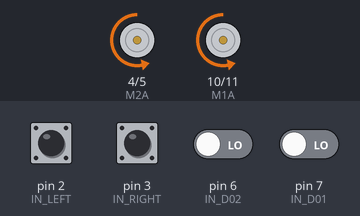
Bench run of a sketch on a simulated Arduino Uno, built with avr-gcc and run on an emulated ATmega328P. On the bench: motor-driver pin pairs drawn as motors (green arrow = first pin HIGH = forward, orange = second pin HIGH = backward, longer = more drive). The inputs (shaded band) are chosen by the test bench; at power-on: pin 2 (IN_LEFT), pin 3 (IN_RIGHT), pin 6 (IN_D02), pin 7 (IN_D01) LOW.

Above: at 1.2 s.
1.3 s: pin 2 (IN_LEFT) pulled HIGH for 0.15 s
At 2.3 s:
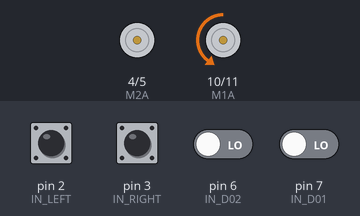
2.9 s: pin 3 (IN_RIGHT) pulled HIGH for 0.15 s
At 3.5 s:
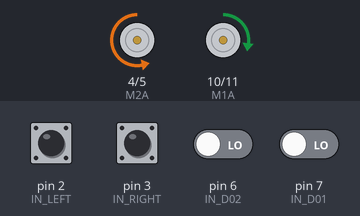
4.5 s: pin 6 (IN_D02) driven HIGH
At 5.7 s:
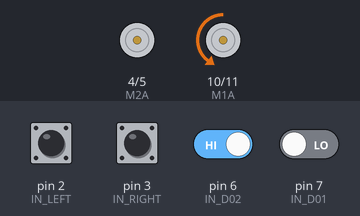
6.0 s: pin 6 (IN_D02) driven LOW
At 7.1 s:
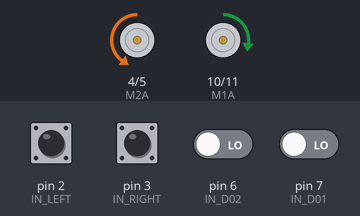
7.5 s: pin 2 (IN_LEFT) pulled HIGH for 1 s
At 8.2 s:
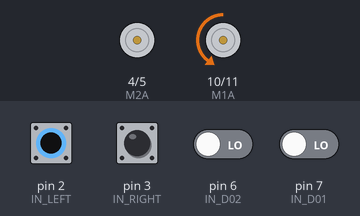
Timing chart, 0 to 10.5 s (numbered marks = the images above; inputs shaded):
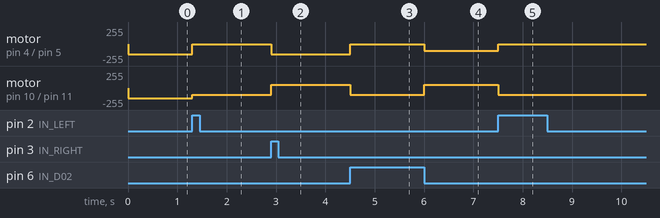

Measured:
- after the input at 1.3 s, motor on pin 4 (M2A) / pin 5 (M2B): backward 150/255 → stopped at once; motor on pin 10 (M1A) / pin 11 (M1B): backward 150/255 → backward 100/255 at once
- after the input at 2.9 s, motor on pin 4 (M2A) / pin 5 (M2B): stopped → backward 150/255 at once; motor on pin 10 (M1A) / pin 11 (M1B): backward 100/255 → forward 50/255 at once
- after the input at 4.5 s, motor on pin 4 (M2A) / pin 5 (M2B): backward 150/255 → stopped at once; motor on pin 10 (M1A) / pin 11 (M1B): forward 50/255 → backward 100/255 at once
- after the input at 6.0 s, motor on pin 4 (M2A) / pin 5 (M2B): stopped → backward 100/255 at once; motor on pin 10 (M1A) / pin 11 (M1B): backward 100/255 → forward 50/255 at once
- after the input at 7.5 s, motor on pin 4 (M2A) / pin 5 (M2B): backward 100/255 → stopped at once; motor on pin 10 (M1A) / pin 11 (M1B): forward 50/255 → backward 100/255 at once

The sketch:

Four_Sensor.ino
```cpp
#define M1A 10 //M1A is connected to Arduino pin 2
#define M1B 11 //M1B is connected to Arduio pin 3
#define M2A 4 //M1A is connected to Arduino pin 4
#define M2B 5 //M1B is connected to Arduio pin 5

#define IN_D01 7
#define IN_D02 6


#define IN_RIGHT 3
#define IN_LEFT 2

//attachInterrupt(digitalPinToInterrupt(APin1), ATick, RISING);

bool courseComplete = false;
bool tr = false;
bool tl = false;

void setup()
{
  Serial.begin(9600);
  attachInterrupt(digitalPinToInterrupt(IN_RIGHT), tright, CHANGE);
  attachInterrupt(digitalPinToInterrupt(IN_LEFT), tleft, CHANGE);
  pinMode (M1A, OUTPUT);
  pinMode (M1B, OUTPUT);

  pinMode (M2A, OUTPUT);
  pinMode (M2B, OUTPUT);
}

void loop()
{
    bool value_D01 = digitalRead(IN_D01);
    bool value_D02 = digitalRead(IN_D02);

    if(value_D01)
    {
      tr=false;
    }
    if(value_D02)
    {
      tl=false;
    }

    if(courseComplete != true)
    {
      if((!value_D01  && !value_D02 )&&!(tr||tl))
    {
      int motor1Speed = 150;
      int motor2Speed = 150;

      //Both White

      analogWrite(M1A, 0); //Set M1A to ~10% PWM signal
      analogWrite(M1B, motor1Speed); //Set M1B to 0

      analogWrite(M2A, 0); //Set M2A to ~10% PWM signal
      analogWrite(M2B, motor2Speed); //Set M2B to 0
    }

    else if((!value_D01  && value_D02)||(tl))
    {
      int motor1Speed = 100;
      int motor2Speed = 50;

      //Left Black and Right White

      analogWrite(M1A, 0); //Set M1A to ~10% PWM signal
      analogWrite(M1B, motor1Speed); //Set M1B to 0

      analogWrite(M2A, motor2Speed); //Set M2A to ~10% PWM signal
      analogWrite(M2B, 0); //Set M1B to 0
    }

    else if((value_D01  && !value_D02 )||(tr))
    {
      int motor1Speed = 50;
      int motor2Speed = 100;

      //Left White and Right Black

     analogWrite(M1A, motor1Speed); //Set M1A to ~10% PWM signal
     analogWrite(M1B, 0); //Set M1B to 0

     analogWrite(M2A, 0); //Set M2A to ~10% PWM signal
     analogWrite(M2B, motor2Speed); //Set M2B to 0
   }

   else if(!value_D01 && !value_D02)
   {
     //Both Black

     courseComplete = true;
   }
  }

  else if(courseComplete == true)
  {

    Serial.println(courseComplete);

    int motor1Speed = 0;
    int motor2Speed = 0;

    analogWrite(M1A, motor1Speed); //Set M1A to ~10% PWM signal
    analogWrite(M1B, 0); //Set M1B to 0

    analogWrite(M2A, motor2Speed); //Set M2A to ~10% PWM signal
    analogWrite(M2B, 0); //Set M2B to 0
  }
}

void tleft()
{
    tl=true;
    tr=false;
}

void tright()
{
    tr=true;
    tl=false;
}
```
